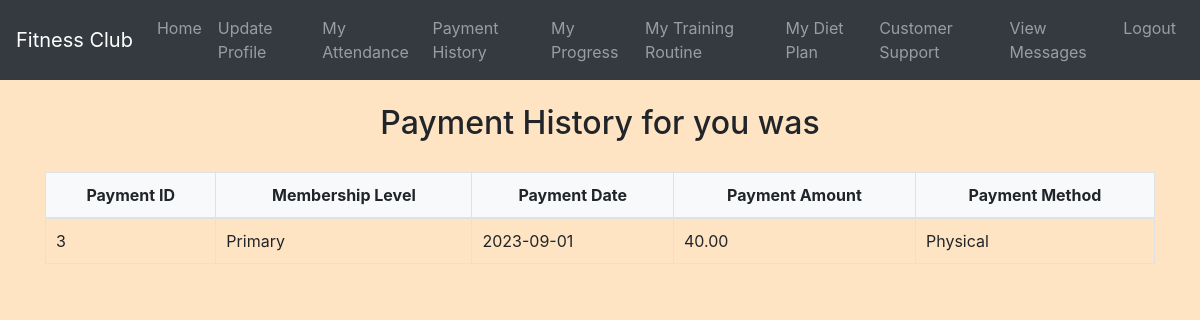
The page /view_payment.php (signed in) on the database its author committed.
### tables this page shows
CREATE TABLE `payments` (
  `PaymentID` int(11) NOT NULL,
  `MemberID` int(11) NOT NULL,
  `LevelID` int(11) NOT NULL,
  `PaymentDate` date NOT NULL,
  `PaymentAmount` decimal(10,2) NOT NULL,
  `PaymentMethod` varchar(20) NOT NULL
);

CREATE TABLE `membership_levels` (
  `LevelID` int(11) NOT NULL,
  `level_name` varchar(50) NOT NULL,
  `description` text NOT NULL,
  `price` decimal(10,2) NOT NULL,
  `features` text NOT NULL,
  `duration` varchar(50) NOT NULL
);

### view_payment.php (the view, shortened to what this page needs)
<?php
include('config.php');
$memberID = $_SESSION["member_id"];
$memberName = $_SESSION["member_name"];
$sql = "SELECT p.PaymentID, ml.level_name, p.PaymentDate, p.PaymentAmount, p.PaymentMethod
        FROM payments AS p
        INNER JOIN membership_levels AS ml ON p.LevelID = ml.LevelID
        WHERE p.MemberID = $memberID
        ORDER BY p.PaymentDate DESC";
$result = $conn->query($sql);
?>
<!DOCTYPE html>
<html lang="en">
<head>
    <link rel="stylesheet" href="https://maxcdn.bootstrapcdn.com/bootstrap/4.5.2/css/bootstrap.min.css">
    <link rel="stylesheet" href="./css/style.css">
</head>
<body>
<?php include('navbar.php'); ?>
<div class="container">
    <h2 class="mt-4">Payment History for <?php echo $memberName; ?></h2>
    <table class="table table-bordered">
        <thead>
            <tr>
                <th>Payment ID</th>
                <th>Membership Level</th>
                <th>Payment Date</th>
                <th>Payment Amount</th>
                <th>Payment Method</th>
            </tr>
        </thead>
        <tbody>
            <?php
            while ($row = $result->fetch_assoc()) {
                echo "<tr>";
                echo "<td>" . $row['PaymentID'] . "</td>";
                echo "<td>" . $row['level_name'] . "</td>";
                echo "<td>" . $row['PaymentDate'] . "</td>";
                echo "<td>" . $row['PaymentAmount'] . "</td>";
                echo "<td>" . $row['PaymentMethod'] . "</td>";
                echo "</tr>";
            }
            ?>
        </tbody>
    </table>
</div>
</body>
</html>

### css/style.css (style rules this page uses)
body { background-color: bisque; }
h1, h2, h3, h4 { text-align: center; margin-top: 30px; margin-bottom: 30px; }
.table { width: 100%; border-collapse: collapse; margin-top: 20px; }
.table th, .table td { padding: 10px; border: 1px solid #dee2e6; }
.table thead th { background-color: #f8f9fa; font-weight: bold; text-align: center; }
.table tbody td { vertical-align: middle; }

### rows shown on the page
payments: PaymentID "3", LevelID.level_name "Primary", PaymentDate "2023-09-01", PaymentAmount "40.00", PaymentMethod "Physical"

### other values the page prints
$memberName "you was"
